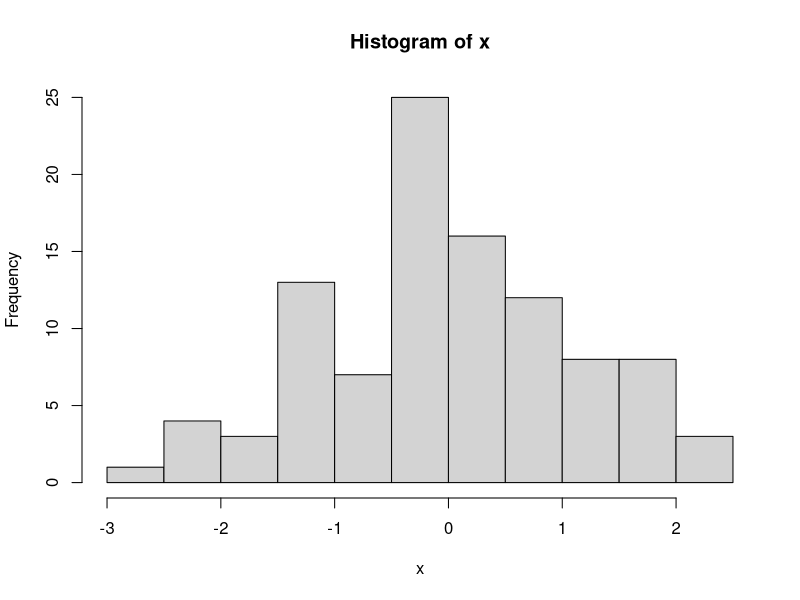
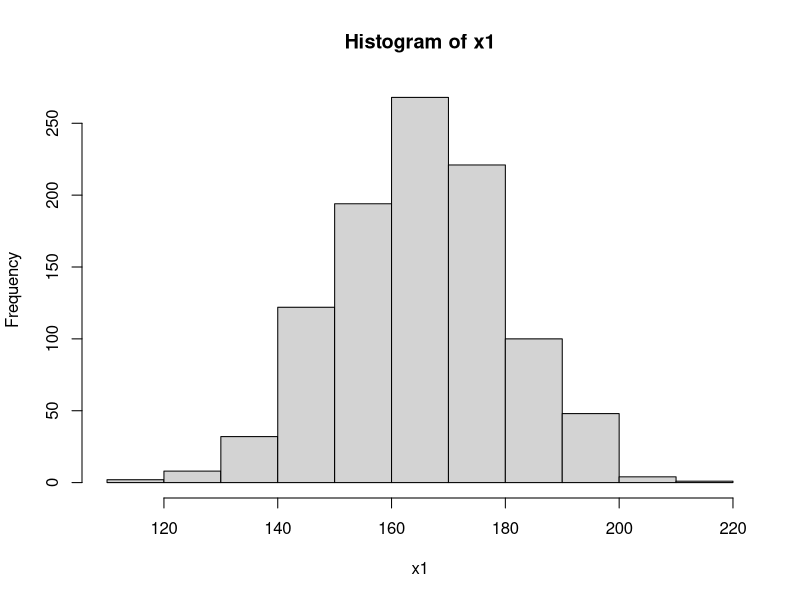
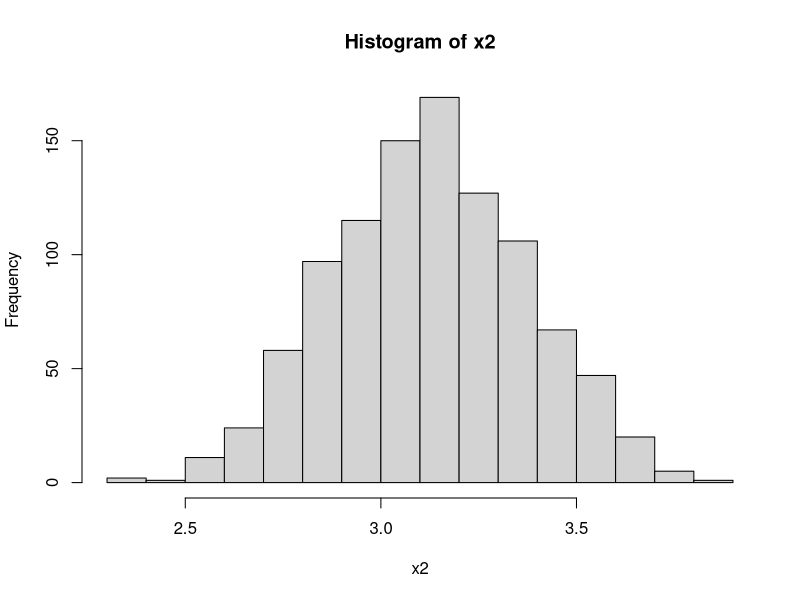

Here is the R script that generated these plots, in order:
#Latihan Pertama - Distribusi Normal
#1
x = rnorm(100, 0, 1)
View(x)
hist(x)

#2
pnorm(160, 165, 6)

#3
1-pnorm(180, 165, 6)

#4
y = pnorm(180, 165, 6) - pnorm(160, 165, 6)
print(y)
dbinom(2, 5, y)

#5
pnorm(84, mean=72, sd=15.2, lower.tail=FALSE)
1-pnorm(84, 72, 15.2)


#Latihan Kedua - Tugas I
#1
x1 = rnorm(1000, 165, 15)
View(x1)
hist(x1)

#2
x2 = rnorm(1000, 3.12, 0.25)
View(x2)
hist(x2)


#Latihan Ketiga - Tugas II
#1
pnorm(150, 165, 6)

#2
1-pnorm(170, 165, 6)

#3
y1 = pnorm(180, 165, 6) - pnorm(150, 165, 6)
print(y1)
dbinom(2, 7, y1)


#Latihan Keempat - Tugas III
#1
pnorm(158, 175, 30) - pnorm(125, 175, 30)

#2
menit = 2.5 * 60
1-pnorm(menit, 175, 30)
